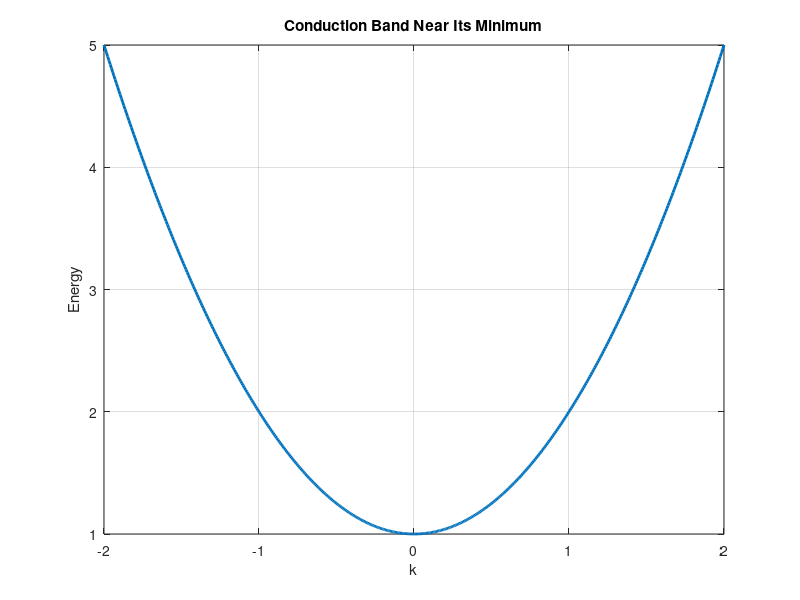

Write the MATLAB code that produced this figure. (Note: this script raises an error after producing the figure.)
k = linspace(-2,2,500);

Ec = 1.0;
mn_star = 0.5;

E = Ec + k.^2/(2*mn_star);

figure('Color','w');
plot(k,E,'LineWidth',2);
grid on; box on;

xlabel('k');
ylabel('Energy');
title('Conduction Band Near Its Minimum');

hold on;
yline(Ec,'--','E_c');
xline(0,'--','k = 0');
hold off;
